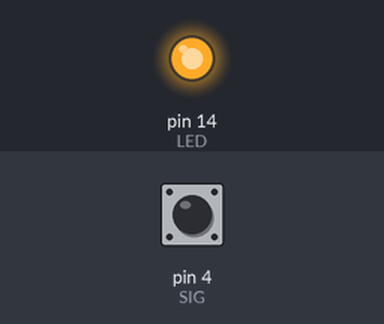
A sketch run on a simulated Arduino Uno, built with avr-gcc and run on an emulated ATmega328P. On the bench: output pins drawn as LEDs (lit = HIGH). The test bench sets the inputs (shaded band); at power-on: pin 4 (SIG) HIGH.

Above: at 1.2 s.
1.3 s: pin 4 (SIG) pulled LOW for 0.15 s
At 1.37 s:
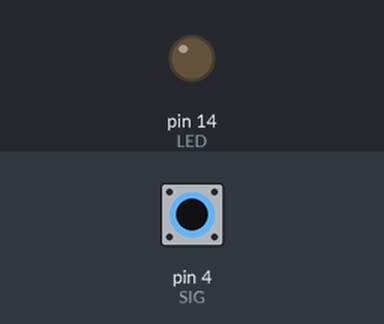
2.9 s: pin 4 (SIG) pulled LOW for 3.2 s
At 6.9 s:
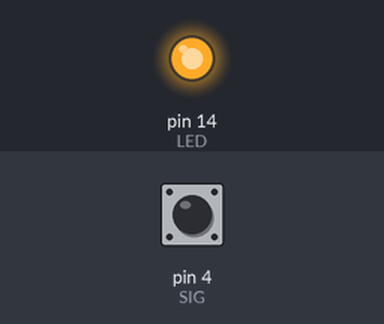
Timing chart, 0 to 8.4 s (numbered marks = the images above; inputs shaded):
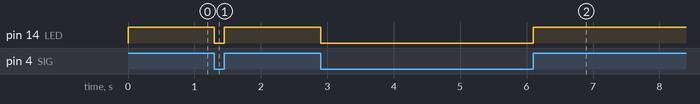

The sketch:

Test_TTP223_ESP8266_2-7-4.ino
```cpp
/*
  Created by SENSORVN.COM, February 18, 2021.
  Wiring
  VCC -> 3.3V
  GND -> GND
  SIG -> GPIO4
*/
#define SIG 4
#define LED 14

void setup()
{
  pinMode(SIG,INPUT_PULLUP);
  pinMode(LED,OUTPUT);
}

void loop()
{
  if(digitalRead(SIG)==HIGH)
  {
    digitalWrite(LED,HIGH);
  }
  else
  {
    digitalWrite(LED,LOW);
  }
}
```

Measured:
- after the input at 1.3 s, pin 14 (LED): HIGH → LOW at once, → HIGH 0.15 s later
- after the input at 2.9 s, pin 14 (LED): HIGH → LOW at once, → HIGH 3.2 s later
